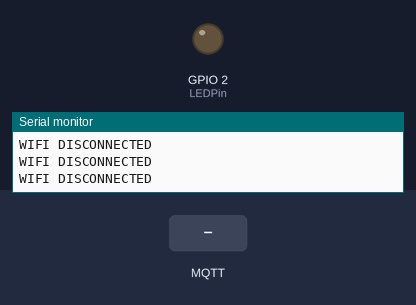
Bench run of a sketch on a simulated ESP32. Shown: output pins drawn as LEDs (lit = HIGH), the last lines printed to the serial monitor. Inputs (shaded band) come from the test bench. WiFi joins after 1.5 s; servers stay silent unless stated; no MQTT or app messages arrive unless stated.

Above: at 1.2 s.
1.3 s: MQTT message "on" arrives on the first subscribed topic
At 1.7 s:
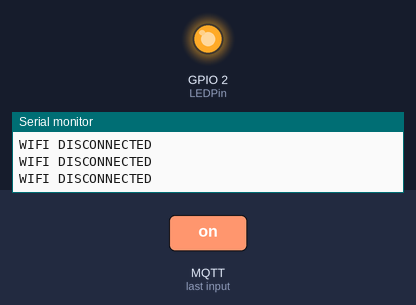
2.8 s: MQTT message "off" arrives on the first subscribed topic
At 4.0 s:
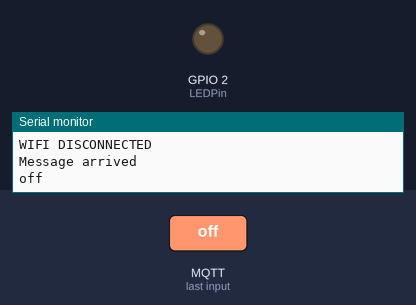
Timing chart, 0 to 5.8 s (numbered marks = the images above; inputs shaded):
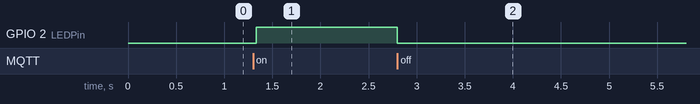

The sketch:

ESP_communicating_to_other_ESP_to_turn_an_led_SUBSCRIBER.ino.ino
```cpp
#include <WiFi.h>
#include <PubSubClient.h>

//WIFI STUFF
char ssid[] = "Plaksha-Events";
char pass[] = "Welcome@2024";

//MQTT STUFF
char *ip= "test.mosquitto.org";
int port = 1883;
char *topic = "yts2024/wise/grp12";

#define LEDPin 2

WiFiClient wifiClient;
PubSubClient client(wifiClient);

String command = "";

void setup()
{
 WiFi.begin(ssid, pass);
 Serial.begin(9600);
 client.setServer(ip,port);
 client.setCallback(callback);
 client.connect("group12ESP32Client");
 client.subscribe(topic);
 pinMode(LEDPin, OUTPUT);
}

void loop () {
  if(WiFi.isConnected()){
    //Serial.println("WIFI CONNECTED");
  }
  else{
    Serial.println("WIFI DISCONNECTED");
    WiFi.begin(ssid, pass);
  }

  if(client.connected()){
    //Serial.println("MQTT CONNECTED");
  }
else{
    Serial.println("MQTT DISCONNECTED");
    client.connect("group3ESP32Client");
    client.subscribe(topic);
  }

  client.loop();

  if(command == "on"){
    digitalWrite(LEDPin, HIGH);
  }
  else if(command == "off"){
    digitalWrite(LEDPin, LOW);
  }

  //Serial.println(WiFi.localIP());
}

void callback(char* topic, byte* payload, unsigned int length) {
  command = "";
  Serial.println("Message arrived");
  for (int i=0;i<length;i++) {
    command = command + ((char)payload[i]);
  }
  Serial.println(command);
}
```

Measured:
- after the input at 1.3 s, GPIO 2 (LEDPin): LOW → HIGH at once
- after the input at 2.8 s, GPIO 2 (LEDPin): HIGH → LOW at once
